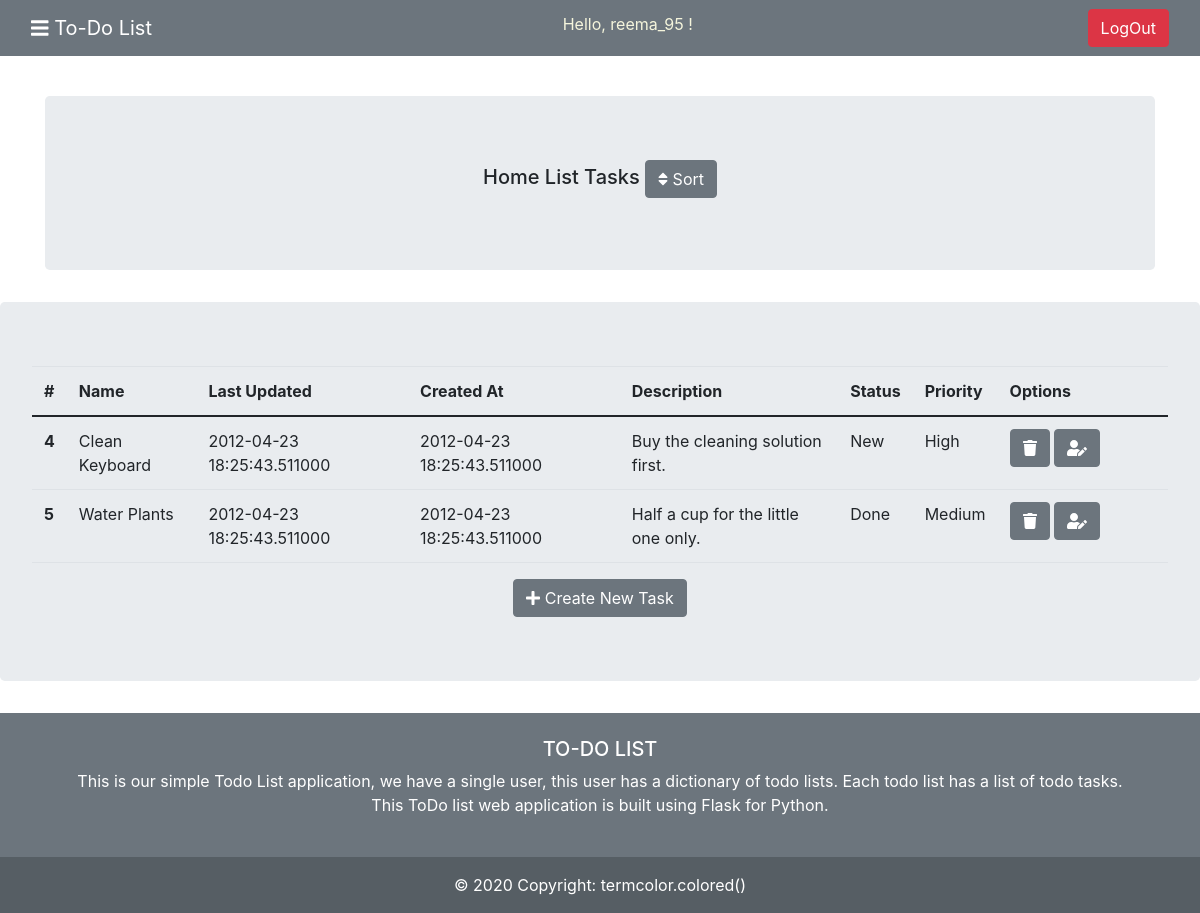
Page /tasks/2 (signed in) on the committed database.
### tables this page shows
CREATE TABLE "taskslist" (
	"id"	INTEGER ,
	"name"	TEXT NOT NULL ,
    "last_updated"	TIMESTAMP NOT NULL DEFAULT CURRENT_TIMESTAMP,
	"created_at"	TIMESTAMP NOT NULL DEFAULT CURRENT_TIMESTAMP,
	PRIMARY KEY("id" AUTOINCREMENT)
);

CREATE TABLE "tasks" (
	"id"	INTEGER,
	"name"	TEXT NOT NULL UNIQUE,
	"last_updated"	TIMESTAMP NOT NULL DEFAULT CURRENT_TIMESTAMP,
	"created_at"	TIMESTAMP NOT NULL DEFAULT CURRENT_TIMESTAMP,
	"status"	TEXT,
	"priority"	TEXT,
    "description" TEXT,
	"taskslist_id"	INTEGER NOT NULL,
	FOREIGN KEY("taskslist_id") REFERENCES "taskslist"("id"),
	PRIMARY KEY("id" AUTOINCREMENT)
);

### to_do_tasks/blueprints/tasks.py (the view)
@tasks_bp.route("/tasks/<int:list_index>")
def tasks_(list_index):
    db = get_db()
    tasklist = db.execute(f"SELECT * FROM taskslist WHERE id = {list_index}").fetchone()
    tasks = db.execute(f"SELECT * FROM tasks WHERE taskslist_id = {list_index}").fetchall()
    return render_template("tasks/tasks.html", tasklist = tasklist, tasks = tasks, list_index = list_index)

### to_do_tasks/db.py (called while the page is built)
def get_db():
    if 'db' not in g:
        g.db = sqlite3.connect(
            current_app.config['DATABASE'],
            detect_types=sqlite3.PARSE_DECLTYPES
        )
        g.db.row_factory = sqlite3.Row
    return g.db

### to_do_tasks/templates/tasks/tasks.html (shortened to what this page needs)
{% extends 'base.html' %}
{% block content %}
<div class="container">
    <br>
    <center>
        <div class="jumbotron mt-3">
            <div>
                <h5>{{tasklist['name']}} Tasks <a href="/sorttask/{{list_index}}" class="btn btn-secondary" type="submit" role="button"><i
                            class="fas fa-sort"></i>
                        Sort </a></h5>
            </div>
    </center>
</div>
<div class="jumbotron mt-3">
    <table class="table">
        <thead>
            <tr>
                <th scope="col">#</th>
                <th scope="col">Name</th>
                <th scope="col">Last Updated</th>
                <th scope="col">Created At</th>
                <th scope="col">Description</th>
                <th scope="col">Status</th>
                <th scope="col">Priority</th>
                <th scope="col" style="width: 15%;">Options</th>
            </tr>
        </thead>
        <tbody>
            {% for task in tasks %}
            <tr>
                <th scope="row">{{task['id']}}</th>
                <td>{{task['name']}}</td>
                <td>{{task['last_updated']}}</td>
                <td>{{task['created_at']}}</td>
                <td>{{task['description']}}</td>
                <td>{{task['status']}}</td>
                <td>{{task['priority']}}</td>
                <td> <a href="/deletetask/{{task['id']}}" class="btn btn-secondary" title="Delete" type="submit"
                        role="button"><i class="fas fa-trash"></i></a>
                    <a href="/edittask/{{task['id']}}" class="btn btn-secondary" title="Edit" type="submit"
                        role="button"><i class="fas fa-user-edit"></i></a>
                </td>
            </tr>
            {% endfor %}
        </tbody>
    </table>
    <center>
        <a href="/createtask/{{list_index}}" class="btn btn-secondary" type="submit" role="button"><i
                class="fas fa-plus"></i>
            Create New
            Task</a>
    </center>
</div>
{% endblock %}

### rows in the picture
taskslist: name "Home List"
tasks: id "4", name "Clean Keyboard", last_updated "2012-04-23 18:25:43.511000", created_at "2012-04-23 18:25:43.511000", description "Buy the cleaning solution first.", status "New", priority "High"
tasks: id "5", name "Water Plants", last_updated "2012-04-23 18:25:43.511000", created_at "2012-04-23 18:25:43.511000", description "Half a cup for the little one only.", status "Done", priority "Medium"

### other values in the picture
{{ session['username'] }} "reema_95"
